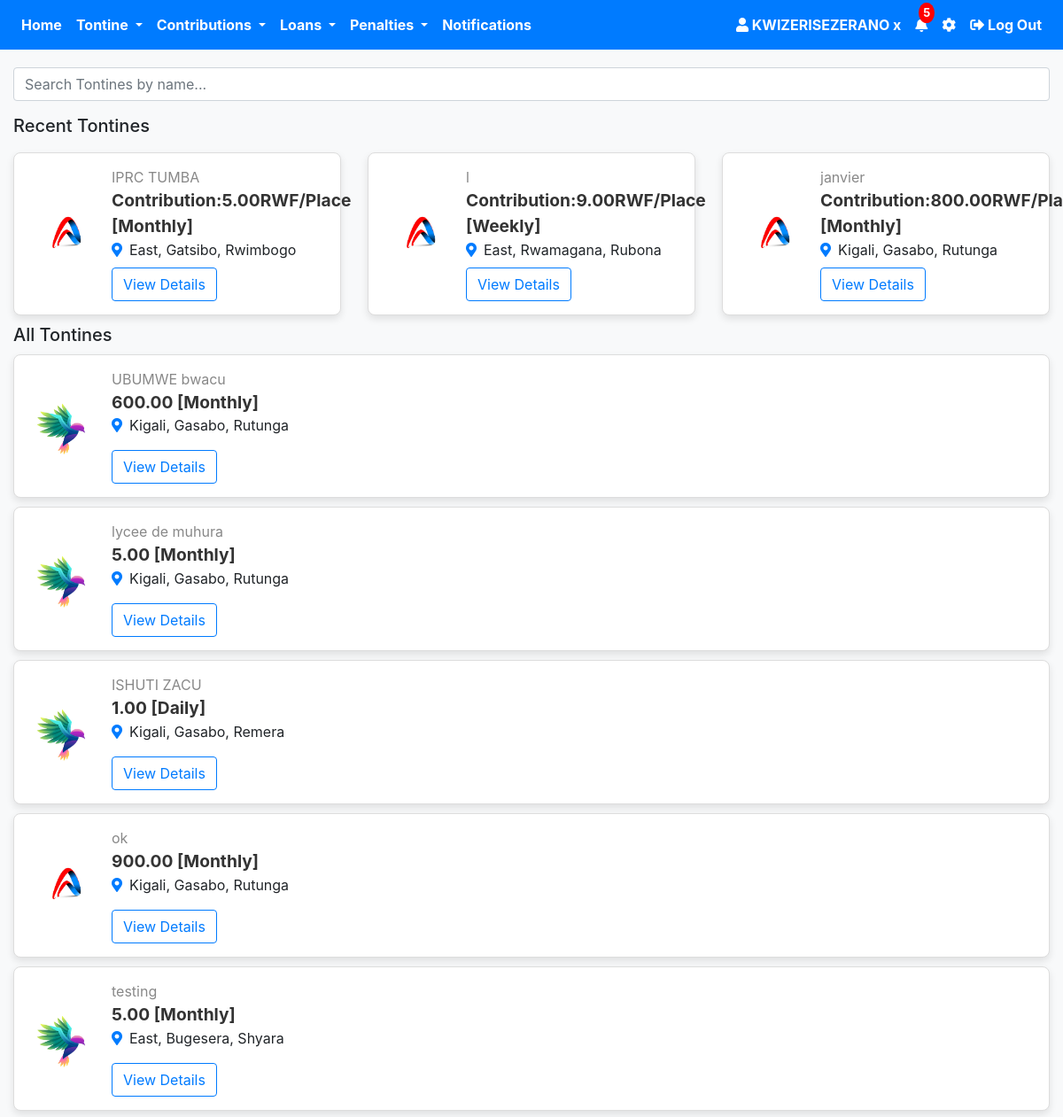
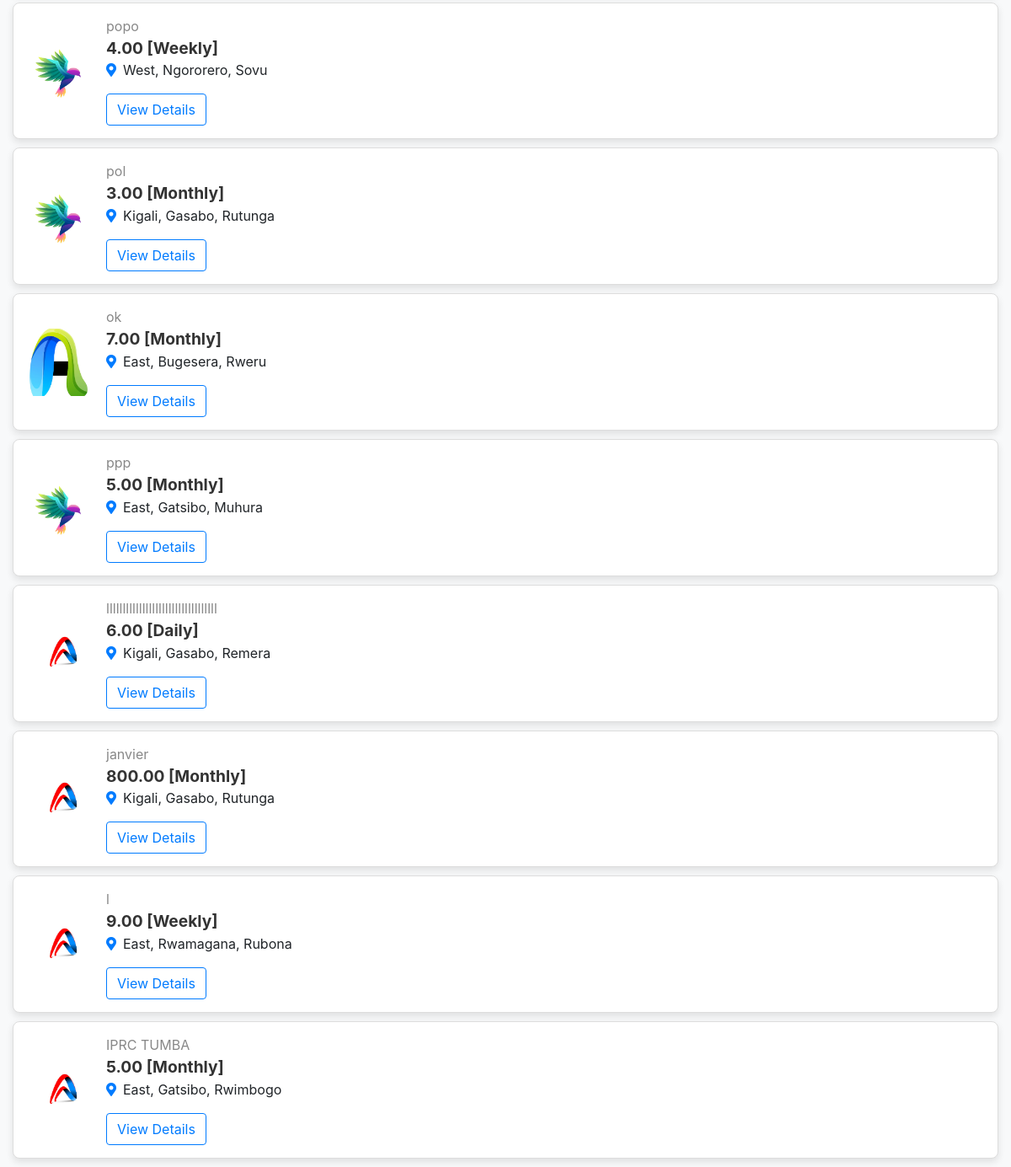
Page /user_profile.php (signed in) on the committed database (2 pictures, top to bottom).
### tables this page shows
CREATE TABLE `users` (
  `id` int(11) NOT NULL,
  `firstname` varchar(50) NOT NULL,
  `lastname` varchar(50) NOT NULL,
  `phone_number` varchar(15) NOT NULL,
  `idno` varchar(50) NOT NULL,
  `idnotype` varchar(50) NOT NULL,
  `idno_picture` varchar(255) NOT NULL,
  `behalf_name` varchar(30) NOT NULL,
  `behalf_phone_number` varchar(30) NOT NULL,
  `password` varchar(255) NOT NULL,
  `image` varchar(255) NOT NULL,
  `otp` int(11) DEFAULT 0,
  `verified` tinyint(4) NOT NULL DEFAULT 0,
  `otp_used` tinyint(1) NOT NULL DEFAULT 0,
  `otp_login` int(11) NOT NULL DEFAULT 0,
  `otp_forgot` int(11) NOT NULL,
  `otp_behalf` int(11) NOT NULL,
  `otp_behalf_used` tinyint(1) NOT NULL,
  `terms` tinyint(1) DEFAULT 0,
  `created_at` timestamp NOT NULL DEFAULT current_timestamp(),
  `updated_at` timestamp NOT NULL DEFAULT current_timestamp() ON UPDATE current_timestamp(),
  `role` enum('User','Sector','Court') DEFAULT 'User'
);

CREATE TABLE `tontine` (
  `id` int(11) NOT NULL,
  `tontine_name` varchar(255) NOT NULL,
  `logo` varchar(255) DEFAULT NULL,
  `join_date` date NOT NULL,
  `province` varchar(100) NOT NULL,
  `district` varchar(100) NOT NULL,
  `sector` varchar(100) NOT NULL,
  `total_contributions` decimal(10,2) NOT NULL,
  `occurrence` enum('Daily','Weekly','Monthly') NOT NULL,
  `time` time DEFAULT NULL,
  `day` enum('Monday','Tuesday','Wednesday','Thursday','Friday','Saturday','Sunday') DEFAULT NULL,
  `date` date DEFAULT NULL,
  `created_at` timestamp NOT NULL DEFAULT current_timestamp(),
  `user_id` int(11) DEFAULT NULL,
  `role` varchar(30) NOT NULL,
  `purpose` varchar(255) NOT NULL,
  `rules` varchar(255) NOT NULL,
  `status` enum('Not Justified','Justification Request sent','Justified','Rejected') DEFAULT 'Not Justified',
  `reason` varchar(255) NOT NULL,
  `interest` decimal(10,2) NOT NULL DEFAULT 0.00,
  `payment_frequency` enum('Monthly','Weekly') NOT NULL,
  `frequent_payment_date` date DEFAULT NULL,
  `frequent_payment_day` enum('Monday','Tuesday','Wednesday','Thursday','Friday','Saturday','Sunday') DEFAULT NULL,
  `late_contribution_penalty` int(50) NOT NULL
);

### user_profile.php (the view, shortened to what this page needs)
<?php
require 'config.php';
$user_id = $_SESSION['user_id'];
$stmt = $pdo->prepare("SELECT firstname, lastname, phone_number, image FROM users WHERE id = :id");
$stmt->bindParam(':id', $user_id);
$stmt->execute();
$user = $stmt->fetch(PDO::FETCH_ASSOC);
$user_name = htmlspecialchars($user['firstname'] . ' ' . $user['lastname']);
$total_notifications = 5;
?>
<!DOCTYPE html>
<html lang="en">
<head>
    <link rel="stylesheet" href="https://stackpath.bootstrapcdn.com/bootstrap/4.5.2/css/bootstrap.min.css">
    <link rel="stylesheet" href="https://cdnjs.cloudflare.com/ajax/libs/font-awesome/5.15.4/css/all.min.css">
</head>
<body>
    <nav class="navbar navbar-expand-lg navbar-dark bg-primary">
        <div class="collapse navbar-collapse" id="navbarNav">
            <ul class="navbar-nav mr-auto">
                <li class="nav-item">
                    <a class="nav-link font-weight-bold text-white" href="user_profile.php">Home</a>
                </li>
                <li class="nav-item dropdown">
                    <a class="nav-link dropdown-toggle font-weight-bold text-white" href="#" id="paymentsDropdown" role="button" data-toggle="dropdown" aria-haspopup="true" aria-expanded="false">
                        Tontine
                    </a>
                </li>
                <li class="nav-item dropdown">
                    <a class="nav-link dropdown-toggle font-weight-bold text-white" href="#" id="contributionsDropdown" role="button" data-toggle="dropdown" aria-haspopup="true" aria-expanded="false">
                        Contributions
                    </a>
                </li>
                <li class="nav-item dropdown">
                    <a class="nav-link dropdown-toggle font-weight-bold text-white" href="#" id="loansDropdown" role="button" data-toggle="dropdown" aria-haspopup="true" aria-expanded="false">
                        Loans
                    </a>
                </li>
                <li class="nav-item dropdown">
                    <a class="nav-link dropdown-toggle font-weight-bold text-white" href="#" id="penaltiesDropdown" role="button" data-toggle="dropdown" aria-haspopup="true" aria-expanded="false">
                        Penalties
                    </a>
                </li>
                <li class="nav-item">
                    <a class="nav-link font-weight-bold text-white" href="#">Notifications</a>
                </li>
            </ul>
            <ul class="navbar-nav ml-auto">
                <li class="nav-item">
                    <a class="nav-link font-weight-bold text-white" href="#">
                        <i class="fas fa-user"></i>
                        <?php echo htmlspecialchars($user_name); ?>
                    </a>
                </li>
                <li class="nav-item">
                    <a class="nav-link position-relative font-weight-bold text-white" href="#">
                        <i class="fas fa-bell"></i>
                        <span class="notification-badge"><?php echo $total_notifications; ?></span>
                    </a>
                </li>
                <li class="nav-item">
                    <a class="nav-link font-weight-bold text-white" href="setting.php">
                        <i class="fas fa-cog"></i>
                    </a>
                </li>
                <li class="nav-item">
                    <a class="nav-link font-weight-bold text-white" href="#" onclick="confirmLogout()">
                        <i class="fas fa-sign-out-alt"></i> Log Out
                    </a>
                </li>
            </ul>
        </div>
    </nav>
<div class="container mt-1">
<div class="form-group">
    <input type="text" id="search" class="form-control" placeholder="Search Tontines by name..." onkeyup="searchTontines()">
</div>
    <h5>Recent Tontines</h5>
    <div class="row recent-tontines">
    <?php
    $recentQuery = $pdo->query("SELECT * FROM tontine ORDER BY created_at DESC LIMIT 3");
    while ($tontine = $recentQuery->fetch(PDO::FETCH_ASSOC)) {
        $logo = !empty($tontine['logo']) ? $tontine['logo'] : 'default-logo.png';
        $timeInfo = '';
        echo "
        <div class='col-md-4'>
            <div class='job-card'>
                <img src='$logo' alt='Tontine Logo' class='job-logo'>
                <div class='job-info'>
                    <span class='company-name'>{$tontine['tontine_name']}</span>
     <div class='job-title'>Contribution:{$tontine['total_contributions']}RWF/Place [{$tontine['occurrence']}]</div>
                    <div class='timer'>$timeInfo</div>
                    <div class='details'>
                        <i class='fas fa-map-marker-alt icon'></i>{$tontine['province']}, {$tontine['district']}, {$tontine['sector']}
                    </div>
                   <button class='btn btn-outline-primary mt-2' onclick='confirmJoinTontine(" . $tontine['id'] . ")'>View Details</button>
                </div>
            </div>
        </div>
        ";
    }
    ?>
</div>
    <h5>All Tontines</h5>
    <div class="job-listings">
        <?php
        $query = $pdo->query("SELECT * FROM tontine");
        while ($tontine = $query->fetch(PDO::FETCH_ASSOC)) {
            $logo = !empty($tontine['logo']) ? $tontine['logo'] : 'default-logo.png';
            $timeInfo = '';
            echo "
            <div class='job-card'>
                <img src='$logo' alt='Tontine Logo' class='job-logo'>
                <div class='job-info'>
                    <span class='company-name'>{$tontine['tontine_name']}</span>
                    <div class='job-title'>{$tontine['total_contributions']} [{$tontine['occurrence']}]</div>
                    <div class='details'>
                        <i class='fas fa-map-marker-alt icon'></i>{$tontine['province']}, {$tontine['district']}, {$tontine['sector']}
                    </div>
                    <div class='timer mt-2'>
                        $timeInfo
                    </div>
                  <button class='btn btn-outline-primary mt-2' onclick='confirmJoinTontine(" . $tontine['id'] . ")'>View Details</button>
                </div>
            </div>";
        }
        ?>
    </div>
</div>
</body>
</html>

### user_profile.php (style rules this page uses)
.container { max-width: 1000%; }
.job-card { width: 100%; max-width: 1000%; border: 1px solid #ddd; border-radius: 8px; margin: 10px auto; padding: 15px; box-shadow: 0 4px 8px rgba(0, 0, 0, 0.1); background-color: #fff; transition: transform 0.3s ease; display: flex; align-items: center; }
.job-logo { width: 80px; height: 80px; border-radius: 8px; object-fit: cover; margin-right: 15px; }
.job-info { flex-grow: 1; }
.job-title { font-size: 1.2rem; font-weight: bold; color: #333; }
.company-name { font-size: 1rem; color: #888; }
.icon { color: #007bff; margin-right: 8px; }
body { background-color: #f8f9fa; }
.navbar { margin-bottom: 20px; }
.notification-badge { position: absolute; top: -5px; right: -0px; background-color: red; color: white; border-radius: 50%; padding: 2px 5px; font-size: 0.80rem; }

### rows in the picture
users: user_name "KWIZERISEZERANO x"
tontine: logo (picture), tontine_name "IPRC TUMBA", total_contributions "5.00", occurrence "Monthly", province "East", district "Gatsibo", sector "Rwimbogo"
tontine: logo (picture), tontine_name "l", total_contributions "9.00", occurrence "Weekly", province "East", district "Rwamagana", sector "Rubona"
tontine: logo (picture), tontine_name "janvier", total_contributions "800.00", occurrence "Monthly", province "Kigali", district "Gasabo", sector "Rutunga"
tontine: logo (picture), tontine_name "UBUMWE bwacu", total_contributions "600.00", occurrence "Monthly", province "Kigali", district "Gasabo", sector "Rutunga"
tontine: logo (picture), tontine_name "lycee de muhura", total_contributions "5.00", occurrence "Monthly", province "Kigali", district "Gasabo", sector "Rutunga"
tontine: logo (picture), tontine_name "ISHUTI ZACU", total_contributions "1.00", occurrence "Daily", province "Kigali", district "Gasabo", sector "Remera"
tontine: logo (picture), tontine_name "ok", total_contributions "900.00", occurrence "Monthly", province "Kigali", district "Gasabo", sector "Rutunga"
tontine: logo (picture), tontine_name "testing", total_contributions "5.00", occurrence "Monthly", province "East", district "Bugesera", sector "Shyara"
tontine: logo (picture), tontine_name "popo", total_contributions "4.00", occurrence "Weekly", province "West", district "Ngororero", sector "Sovu"
tontine: logo (picture), tontine_name "pol", total_contributions "3.00", occurrence "Monthly", province "Kigali", district "Gasabo", sector "Rutunga"
tontine: logo (picture), tontine_name "ok", total_contributions "7.00", occurrence "Monthly", province "East", district "Bugesera", sector "Rweru"
tontine: logo (picture), tontine_name "ppp", total_contributions "5.00", occurrence "Monthly", province "East", district "Gatsibo", sector "Muhura"
tontine: logo (picture), tontine_name "llllllllllllllllllllllllllllllllll", total_contributions "6.00", occurrence "Daily", province "Kigali", district "Gasabo", sector "Remera"

### other values in the picture
$total_notifications "5"
